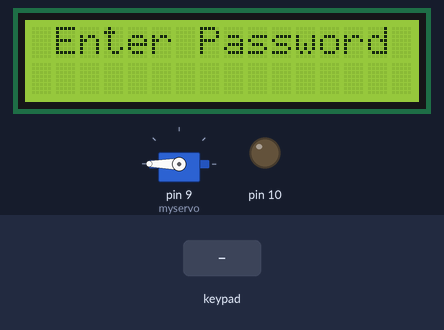
Bench run of a sketch on a simulated Arduino Uno, built with avr-gcc and run on an emulated ATmega328P. Parts: servo, 16×2 character LCD, output pins drawn as LEDs (lit = HIGH). The inputs (shaded band) are chosen by the test bench.

Above: at 4.8 s.
4.9 s: keypad keys 1 2 3 4 pressed 0.4 s apart
At 7.0 s:
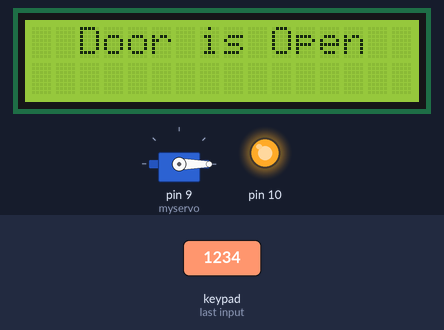
8.1 s: key '#' pressed
At 9.7 s:
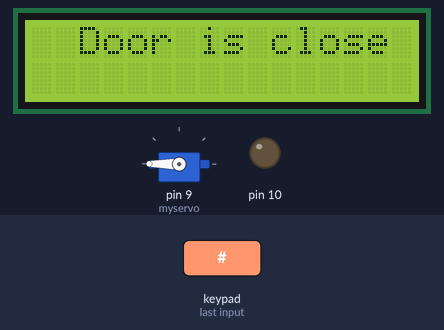
11.1 s: keypad keys 5 6 7 8 # pressed 0.4 s apart
At 14.5 s:
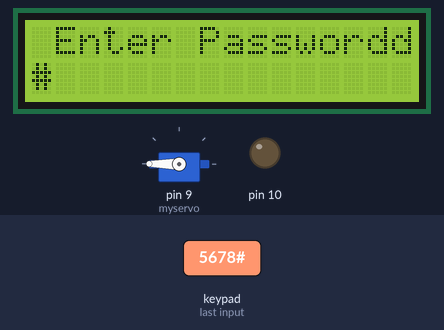
14.8 s: key '*' pressed
At 15.9 s:
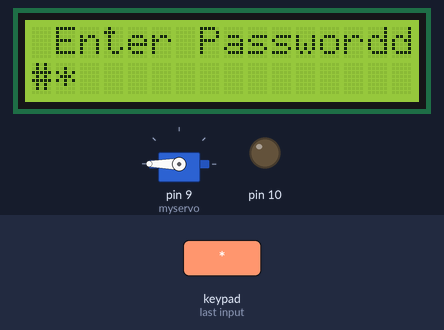
16.3 s: keypad keys 1 2 3 4 * pressed 0.4 s apart
At 19.1 s:
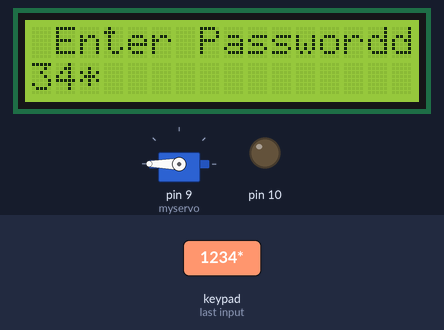
19.8 s: key '1' pressed
At 21.9 s:
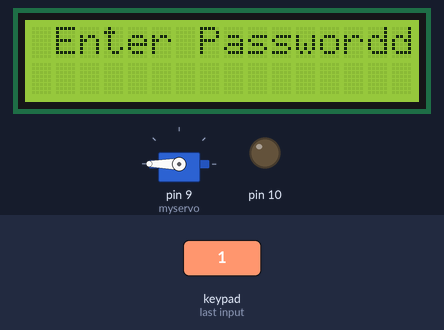
Timing chart, 0 to 23.3 s (numbered marks = the images above; inputs shaded):
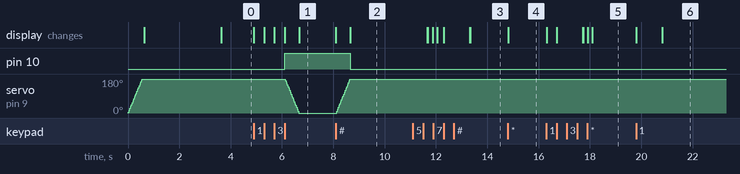

The sketch:

cool_wluff_jaban1.ino
```cpp
#include <Keypad.h>
#include <LiquidCrystal.h>
#include <Servo.h>

Servo myservo;

LiquidCrystal lcd(A0, A1, A2, A3, A4, A5);

#define Password_Lenght 5 // Give enough room for six chars + NULL char

int pos = 0;    // variable to store the servo position

char Data[Password_Lenght]; // 6 is the number of chars it can hold + the null char = 7
char Master[Password_Lenght] = "1234";
byte data_count = 0, master_count = 0;
bool Pass_is_good;
char customKey;

const byte ROWS = 4;
const byte COLS = 4;
char keys[ROWS][COLS] = {
  {'1', '2', '3'},
  {'4', '5', '6'},
  {'7', '8', '9'},
  {'*', '0', '#'}
};
bool door = true;

byte rowPins[ROWS] = {1, 2, 3, 4}; //connect to the row pinouts of the keypad
byte colPins[COLS] = {5, 6, 7, 8}; //connect to the column pinouts of the keypad

Keypad customKeypad( makeKeymap(keys), rowPins, colPins, ROWS, COLS); //initialize an instance of class NewKeypad

void setup()
{
  pinMode(10,OUTPUT);
  myservo.attach(9);
  ServoClose();
  lcd.begin(16, 2);
  lcd.print(" Arduino Door");
  lcd.setCursor(0, 1);
  lcd.print("--Look project--");
  delay(3000);
  lcd.clear();

}

void loop()
{
  if (door == 0)
  {
    customKey = customKeypad.getKey();

    if (customKey == '#')

    {
      lcd.clear();
      ServoClose();
      lcd.print("  Door is close");
      digitalWrite(10,LOW);
      delay(3000);
      door = 1;
    }
  }

  else Open();
}

void clearData()
{
  while (data_count != 0)
  { // This can be used for any array size,
    Data[data_count--] = 0; //clear array for new data
  }
  return;
}

void ServoOpen()
{
  for (pos = 180; pos >= 0; pos -= 5) { // goes from 0 degrees to 180 degrees
    // in steps of 1 degree
    myservo.write(pos);              // tell servo to go to position in variable 'pos'
    delay(15);                       // waits 15ms for the servo to reach the position
  }
}

void ServoClose()
{
  for (pos = 0; pos <= 180; pos += 5) { // goes from 180 degrees to 0 degrees
    myservo.write(pos);              // tell servo to go to position in variable 'pos'
    delay(15);                       // waits 15ms for the servo to reach the position
  }
}

void Open()
{
  lcd.setCursor(0, 0);
  lcd.print(" Enter Password");

  customKey = customKeypad.getKey();
  if (customKey) // makes sure a key is actually pressed, equal to (customKey != NO_KEY)
  {
    Data[data_count] = customKey; // store char into data array
    lcd.setCursor(data_count, 1); // move cursor to show each new char
    lcd.print(Data[data_count]); // print char at said cursor
    data_count++; // increment data array by 1 to store new char, also keep track of the number of chars entered
  }

  if (data_count == Password_Lenght - 1) // if the array index is equal to the number of expected chars, compare data to master
  {
    if (!strcmp(Data, Master)) // equal to (strcmp(Data, Master) == 0)
    {
      lcd.clear();
      digitalWrite(10,HIGH);
      ServoOpen();
      lcd.print("  Door is Open");

      door = 0;
    }
    else
    {
      lcd.clear();

      lcd.print("  Wrong Password");
      delay(1000);
      door = 1;
    }
    clearData();
  }
}
```

Measured:
- after the input at 4.9 s, pin 10: LOW → HIGH after 1.2 s; servo on pin 9 (myservo): moves from 180° to 0° over 0.51 s, starting after 1.2 s; the display: first changes at once (image 1 shows a later state)
- after the input at 8.1 s, pin 10: HIGH → LOW after 0.56 s; servo on pin 9 (myservo): moves from 0° to 180° over 0.51 s, starting at once; the display: first changes at once (image 2 shows a later state)
- after the input at 11.1 s, the display: first differs from a run without the input after 0.59 s (image 3 shows a later state)
- after the input at 14.8 s, the display: changes at once (image 4)
- after the input at 16.3 s, the display: first changes at once (image 5 shows a later state)
- after the input at 19.8 s, the display: first changes at once (image 6 shows a later state)
